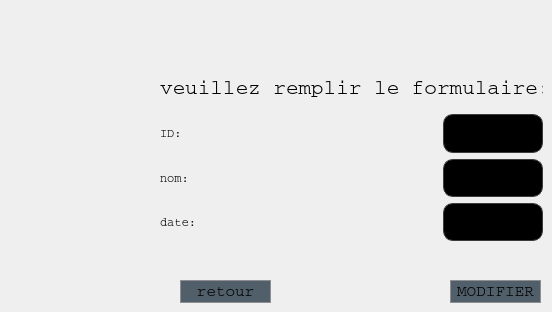
    <widget class="QWidget" name="page_21">
     <widget class="QPushButton" name="pushButton_24">
      <property name="geometry">
       <rect>
        <x>450</x>
        <y>280</y>
        <width>91</width>
        <height>23</height>
       </rect>
      </property>
      <property name="styleSheet">
       <string notr="true">QPushButton {
border: 1px solid #8f8f91;
border-radius: 15px;
background-color: #505F69;
font-family: Courier;
font-size: 16px;
}

QPushButton:hover {
border: 4px solid #8f8f91;
font-weight: bold;
font-size: 18px;
}</string>
      </property>
      <property name="text">
       <string>MODIFIER</string>
      </property>
     </widget>
     <widget class="QPushButton" name="retour4_5">
      <property name="geometry">
       <rect>
        <x>180</x>
        <y>280</y>
        <width>91</width>
        <height>23</height>
       </rect>
      </property>
      <property name="styleSheet">
       <string notr="true">QPushButton {
border: 1px solid #8f8f91;
border-radius: 15px;
background-color: #505F69;
font-family: Courier;
font-size: 16px;
}

QPushButton:hover {
border: 4px solid #8f8f91;
font-weight: bold;
font-size: 18px;
}</string>
      </property>
      <property name="text">
       <string>retour</string>
      </property>
     </widget>
     <widget class="QWidget" name="layoutWidget_9">
      <property name="geometry">
       <rect>
        <x>160</x>
        <y>70</y>
        <width>383</width>
        <height>171</height>
       </rect>
      </property>
      <layout class="QGridLayout" name="gridLayout_11">
       <item row="2" column="0">
        <widget class="QLabel" name="label_36">
         <property name="styleSheet">
          <string notr="true">font-family: Courier;
background: transparent;</string>
         </property>
         <property name="text">
          <string>nom:</string>
         </property>
        </widget>
       </item>
       <item row="2" column="1">
        <widget class="QLineEdit" name="nom_ajout_5">
         <property name="minimumSize">
          <size>
           <width>0</width>
           <height>30</height>
          </size>
         </property>
         <property name="maximumSize">
          <size>
           <width>100</width>
           <height>80</height>
          </size>
         </property>
         <property name="styleSheet">
          <string notr="true">
    color: rgb(60, 60, 60);
    background-color: rgb(0, 0, 0);
    border: 1px solid rgb(60, 60, 60);
    border-radius: 10px;

</string>
         </property>
        </widget>
       </item>
       <item row="3" column="0">
        <widget class="QLabel" name="label_37">
         <property name="styleSheet">
          <string notr="true">font-family: Courier;
background: transparent;</string>
         </property>
         <property name="text">
          <string>date:</string>
         </property>
        </widget>
       </item>
       <item row="0" column="0" colspan="2">
        <widget class="QLabel" name="label_38">
         <property name="font">
          <font>
           <family>Courier</family>
           <pointsize>16</pointsize>
          </font>
         </property>
         <property name="styleSheet">
          <string notr="true">font-family: Courier;
background: transparent;</string>
         </property>
         <property name="text">
          <string>&lt;html&gt;&lt;head/&gt;&lt;body&gt;&lt;p align=&quot;center&quot;&gt;veuillez remplir le formulaire:&lt;/p&gt;&lt;/body&gt;&lt;/html&gt;</string>
         </property>
        </widget>
       </item>
       <item row="1" column="0">
        <widget class="QLabel" name="label_39">
         <property name="styleSheet">
          <string notr="true">font-family: Courier;
background: transparent;</string>
         </property>
         <property name="text">
          <string>ID:</string>
         </property>
        </widget>
       </item>
       <item row="3" column="1">
        <widget class="QLineEdit" name="date_ajout_4">
         <property name="minimumSize">
          <size>
           <width>0</width>
           <height>30</height>
          </size>
         </property>
         <property name="maximumSize">
          <size>
           <width>100</width>
           <height>80</height>
          </size>
         </property>
         <property name="styleSheet">
          <string notr="true">
    color: rgb(60, 60, 60);
    background-color: rgb(0, 0, 0);
    border: 1px solid rgb(60, 60, 60);
    border-radius: 10px;

</string>
         </property>
        </widget>
       </item>
       <item row="1" column="1">
        <widget class="QLineEdit" name="id_ajout_5">
         <property name="minimumSize">
          <size>
           <width>0</width>
           <height>30</height>
          </size>
         </property>
         <property name="maximumSize">
          <size>
           <width>100</width>
           <height>80</height>
          </size>
         </property>
         <property name="styleSheet">
          <string notr="true">
    color: rgb(60, 60, 60);
    background-color: rgb(0, 0, 0);
    border: 1px solid rgb(60, 60, 60);
    border-radius: 10px;

</string>
         </property>
        </widget>
       </item>
      </layout>
     </widget>
    </widget>
